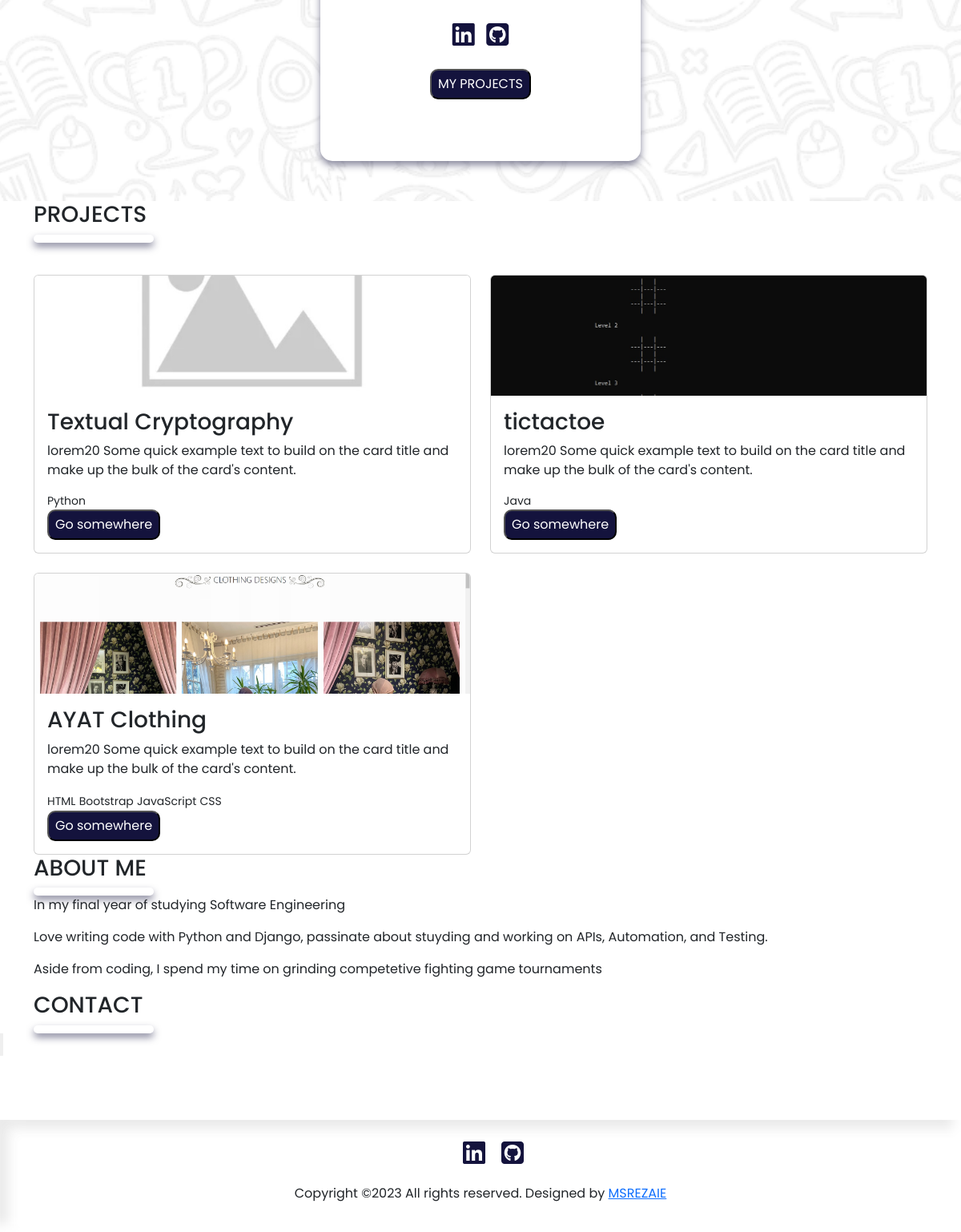
The app's page / (lower part), older data.
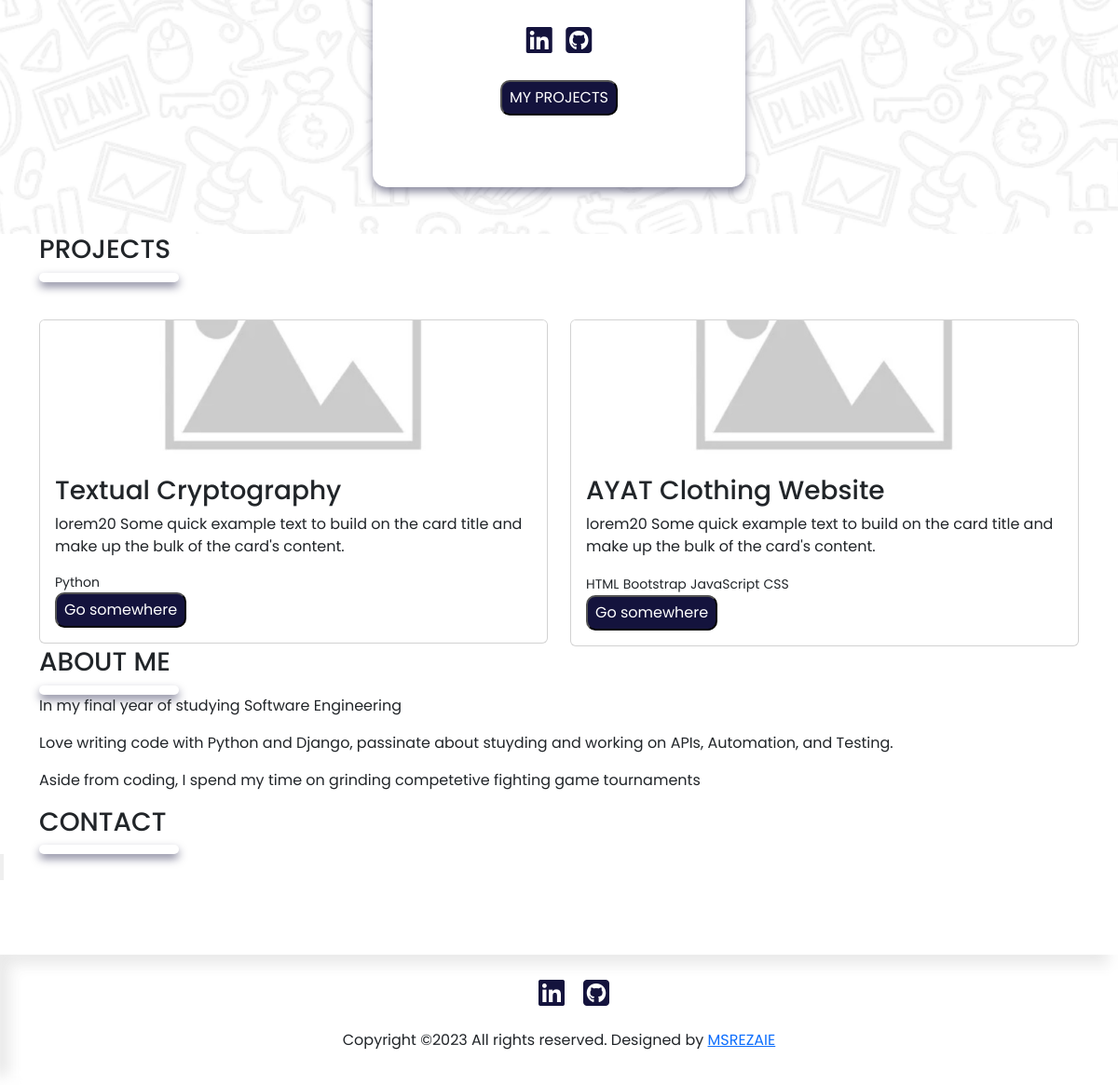
The same page, newer data.
### base/models.py (models this page shows, shortened)
class Project(models.Model):
    title = models.CharField(max_length=200)
    desc = models.TextField(null=True, blank=True)
    featured_image = models.ImageField(
        null=True, blank=True, default="no-image.jpg")
    demo_link = models.CharField(max_length=2000, null=True, blank=True)
    source_link = models.CharField(max_length=2000, null=True, blank=True)
    tags = models.ManyToManyField('Tag', blank=True)
    created = models.DateTimeField(auto_now_add=True)
    id = models.UUIDField(default=uuid.uuid4, unique=True,
                          primary_key=True, editable=False)

class Tag(models.Model):
    name = models.CharField(max_length=200)
    created = models.DateTimeField(auto_now_add=True)
    id = models.UUIDField(default=uuid.uuid4, unique=True,
                          primary_key=True, editable=False)
    def __str__(self):
        return self.name

### base/views.py (the view)
# urls.py: path('', views.base, name='base'),
def base(request):
    page = Page.objects.first()
    profile = Profile.objects.first()
    projects = Project.objects.all()
    topSkills = profile.skill_set.exclude(description__exact="")
    otherSkills = profile.skill_set.filter(description="")
    context = {'profile': profile, 'projects': projects, 'topSkills': topSkills, 'otherSkills': otherSkills, 'page': page}
    return render(request, "base/base.html", context)

### base/templates/base/base.html (shortened to what this page needs)
{% extends 'index.html' %}
{% load static %}
{% block banner-profile %}
<div class="banner">
    <div class="profile">
        <div class="container">
            <div class="profile-card">
                <div class="profile-socials">
                    {% if profile.social_linkedin %}
                        <a title="LinkedIn" href="{{profile.social_linkedin}}" target="_blank"><i class="fa-brands fa-linkedin fa-2xl"></i></a>
                    {% endif %}
                    {% if profile.social_github %}
                        <a title="Github" href="{{profile.social_github}}" target="_blank"><i class="fa-brands fa-square-github fa-2xl"></i></a>
                    {% endif %}
                </div>
                <div class="profile-proj-btn"><button type="button" class="u-button">MY PROJECTS</button></div>
            </div>
        </div>
    </div>
</div>
{% endblock banner-profile %}
{% block projectsCard %}
<div class="title-card">
    <div class="container">
        <h3>PROJECTS</h3>
        <div class="title-card-banner">
    </div>
</div>
<div class="projects-stack">
    <div class="container">
        <div class="row gy-4">
            {% for project in projects %}
                <div class="col-lg-6">
                    <div class="projects-card card">
                        <div class="proj-img"><img class="card-img-top" src="{{project.featured_image.url}}" alt="..."></div>
                        <div class="card-body">
                            <h3 class="card-title">{{project.title}}</h3>
                            <p class="card-text">lorem20 Some quick example text to build on the card title and make up the bulk of the card's content.</p>
                            <div class="project_tags">
                                {% for tag in project.tags.all %}
                                <span class="tag tag--pill tag--main">
                                    <small>{{tag}}</small>
                                </span>
                                {% endfor %}
                            </div>
                            <a href="{% url 'project' project.id %}" class=""><button class="u-button">Go somewhere</button></a>
                        </div>
                    </div>
                </div>
            {% endfor %}
        </div>
    </div>
</div>
{% endblock projectsCard %}
{% block about %}
<div class="title-card">
    <div class="container">
        <h3>ABOUT ME</h3>
        <div class="title-card-banner">
    </div>
</div>
<div class="container">
    <p>In my final year of studying Software Engineering</p>
    <p>Love writing code with Python and Django, passinate about stuyding and working on APIs,
        Automation, and Testing.</p>
    <p>Aside from coding, I spend my time on grinding competetive fighting game tournaments</p>
</div>
{% endblock about %}

### templates/index.html (shortened to what this page needs)
{% load static %}
<html lang="en">
<head>
    <link href="https://cdn.jsdelivr.net/npm/bootstrap@5.3.0-alpha1/dist/css/bootstrap.min.css" rel="stylesheet">
    <link rel="stylesheet" href="{% static 'styles/style.css' %}">
</head>
<body>
    {% block banner-profile %}{% endblock banner-profile %}
    {% block projectsCard %}{% endblock projectsCard %}
    {% block about %}{% endblock about %}
    {% include 'base/contact-form.html' %}
    {% include 'footer.html' %}
</body>
</html>

### templates/navbar.html (shortened to what this page needs)
{% load static %}

### base/templates/base/contact-form.html (shortened to what this page needs)
{% load static %}
<div class="title-card">
    <div class="container">
        <h3>CONTACT</h3>
        <div class="title-card-banner">
    </div>
</div>
<form action="" method="POST">
    <input type="submit" value="">
</form>

### templates/footer.html
{% load static %}
<footer>
    <div class="footer-card">
        <div class="content">
            <ul class="social-list">
                <li><a href="#"><i class="fa-brands fa-linkedin fa-2xl"></i></a></li>
                <li><a href="#"><i class="fa-brands fa-square-github fa-2xl"></i></a></li>
            </ul>
            <div class="copyright-row">
                <p>Copyright ©{% now 'Y' %} All rights reserved. Designed by <a href="#" target="">MSREZAIE</a></p>
            </div>
        </div>
    </div>
</footer>

### static/styles/style.css (style rules this page uses)
* { margin: 0; padding: 0; box-sizing: border-box; font-family: 'Poppins', sans-serif; }
html { scroll-behavior: smooth; }
.u-button { color: white; padding: 5px 8px; border-radius: 10px; background-color: #14133d; }
.banner { height: 100vh; background-image: url("/static/images/bg.png"); background-size: cover; background-position: center; background-attachment: fixed; }
.profile { padding: 150px 0 0 0; }
.profile-card { background-color: white; width: 400px; height: 600px; margin-left: auto; margin-right: auto; overflow: hidden; border-radius: 15px; box-shadow: 0px 5px 10px 0px rgba(20, 19, 61, 0.5); }
.profile-socials { text-align: center; padding: 30px 0; }
.profile-socials a { color: #14133d; padding: 0 5px; }
.profile-proj-btn { text-align: center; }
.title-card-banner { background-color: white; width: 100%; max-width: 150px; height: 10px; border-radius: 15px; box-shadow: 0px 5px 10px 0px rgba(20, 19, 61, 0.5); }
.projects-stack { margin-top: 5vh; }
.projects-card { transition: all 0.1s ease; }
.proj-img img { width: 100%; height: 150px; border-top-left-radius: 5px; border-top-right-radius: 5px; object-fit: cover; }
.footer-card { margin-top: 10vh; position: static; left: 0; bottom: 0; width: 100%; background-color: white; padding: 20px 40px; box-shadow: inset -10px -10px 15px rgba(255, 255, 255, 1.5), inset 10px 10px 15px rgba(70, 70, 70, 0.12); }
.footer-card .content { text-align: center; }
.footer-card .social-list { display: inline-flex; }
.footer-card li { list-style: none; padding: 10px 10px; }
.social-list a { color: #14133d; }

Row changes from the older to the newer data that the page shows:
removed Project: featured_image (picture), title "tictactoe"
no longer on this page (row unchanged): Tag: name "Java", shown under "tictactoe"
removed Project: featured_image (picture), title "AYAT Clothing", Tag (name "HTML"), Tag (name "Bootstrap"), Tag (name "JavaScript"), Tag (name "CSS")
added Project: featured_image (placeholder picture), title "AYAT Clothing Website", Tag (name "HTML"), Tag (name "Bootstrap"), Tag (name "JavaScript"), Tag (name "CSS")
